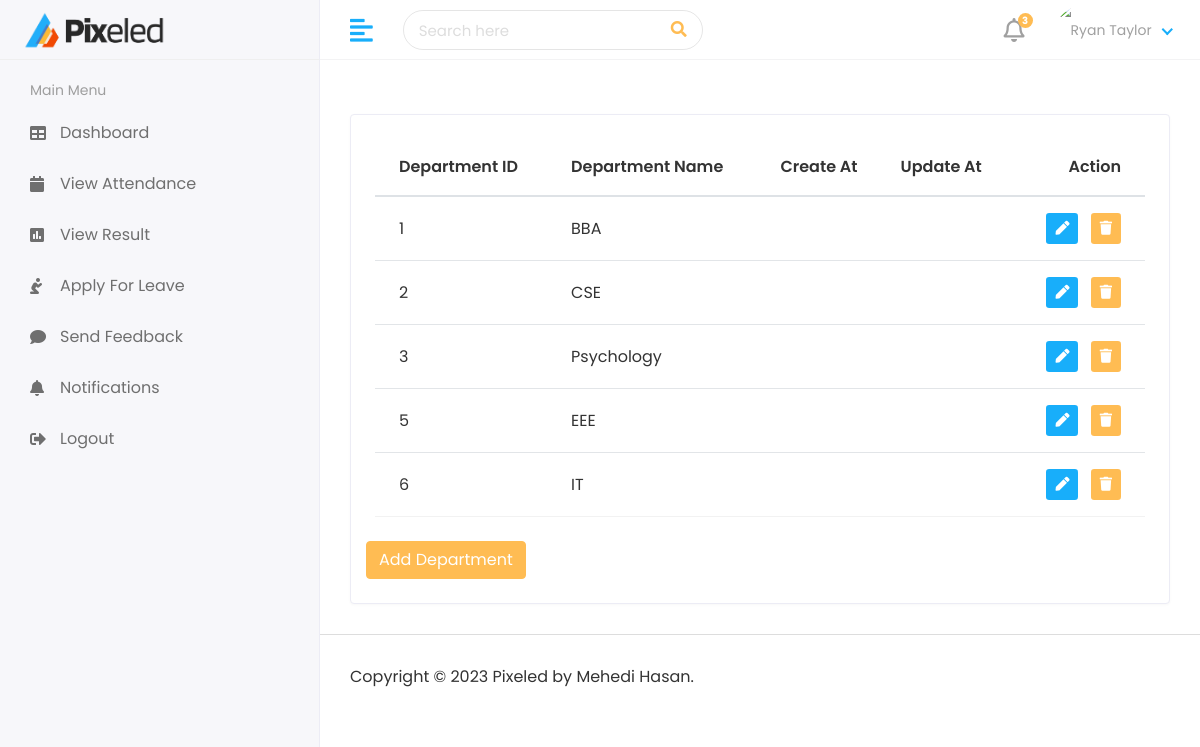
The page /myAdmin/departmentList on the database its author committed.
### authentication/models.py (models this page shows, shortened)
class Course(models.Model):
    name= models.CharField(max_length=100)
    created_at = models.DateTimeField(auto_now_add=True)
    updated_at = models.DateTimeField(auto_now=True)

### authentication/views.py (the view)
# urls.py: path('myAdmin/departmentList', views.departmentList,name="departmentList"),
def departmentList(request):
    department = Course.objects.all()
    context = {
        "department": department,
    }
    return render(request,"admin/departmentList.html",context)

### templates/admin/departmentList.html
{% extends 'base.html' %}
{% block main %}
<div class="row">
    <div class="col-sm-12">
       <div class="card card-table">
          <div class="card-body">
             <div class="table-responsive">
                <table class="table table-hover table-center mb-0 datatable">
                   <thead>
                      <tr>
                        <th>Department ID</th>
                         <th>Department Name</th>
                         <th>Create At</th>
                         <th>Update At</th>
                         <th class="text-right">Action</th>
                      </tr>
                   </thead>
                   <tbody>
                     {% for d in  department%}
                     <tr>
                         <td>{{d.id}}</td>
                         <td>{{d.name}}</td>
                         <td>{{d.createat}}</td>
                         <td>{{d.updateat}}</td>
                         <td class="text-right">
                            <div class="actions">
                               <a href="{% url 'editDepartment' d.id %}" class="btn btn-sm bg-success-light mr-2">
                               <i class="fas fa-pen"></i>
                               </a>
                               <a href="{% url 'deleteDepartment' d.id %}" class="btn btn-sm bg-danger-light">
                               <i class="fas fa-trash"></i>
                               </a>
                            </div>
                         </td>
                      </tr>
                      {% endfor %}
                   </tbody>
                </table>
             </div>
          </div>
          <div class="col-12">
            <a href="{% url 'addDepartment' %}"><button type="submit" class="btn btn-primary">Add Department</button></a>
         </div>
         <br>
       </div>
    </div>
 </div>
{% endblock %}

### static/assets/css/style.css (style rules this page uses)
html { height: 100%; }
body { background-color: #fff; color: #333; font-family: 'Poppins', sans-serif; font-size: 1rem; height: 100%; line-height: 1.5; overflow-x: hidden; }
a { color: #009ce7; }
input, button, a { transition: all 0.4s ease; -moz-transition: all 0.4s ease; -o-transition: all 0.4s ease; -ms-transition: all 0.4s ease; -webkit-transition: all 0.4s ease; }
input, input:focus, button, button:focus { outline: none; }
.table { color: #333; max-width: 100%; margin-bottom: 0; width: 100%; }
.table thead tr th { font-weight: 600; }
.table tbody tr { border-bottom: 1px solid rgba(0, 0, 0, 0.05); }
.table.table-center td, .table.table-center th { vertical-align: middle; }
.card-table .card-body .table > thead > tr > th { border-top: 0; }
.card-table .card-body .table tr td:first-child, .card-table .card-body .table tr th:first-child { padding-left: 1.5rem; }
.card-table .card-body .table tr td:last-child, .card-table .card-body .table tr th:last-child { padding-right: 1.5rem; }
.card-table .table td, .card-table .table th { border-top: 1px solid #e2e5e8; padding: 1rem 0.75rem; white-space: nowrap; }
.btn-primary { background-color: #FFBC53; border: 1px solid #FFBC53; }
.card { border: 1px solid #ececf5; box-shadow: 0 1px 3px 0 rgba(0, 0, 0, 0.03); margin-bottom: 1.875rem; }
.card-body { padding: 1.5rem; }
.bg-danger-light { background-color:#FFBC53 !important; color:#fff !important; }
.bg-success-light { background-color: #18aefa; color: #fff; }

### rows shown on the page
Course: id "1", name "BBA"
Course: id "2", name "CSE"
Course: id "3", name "Psychology"
Course: id "5", name "EEE"
Course: id "6", name "IT"
